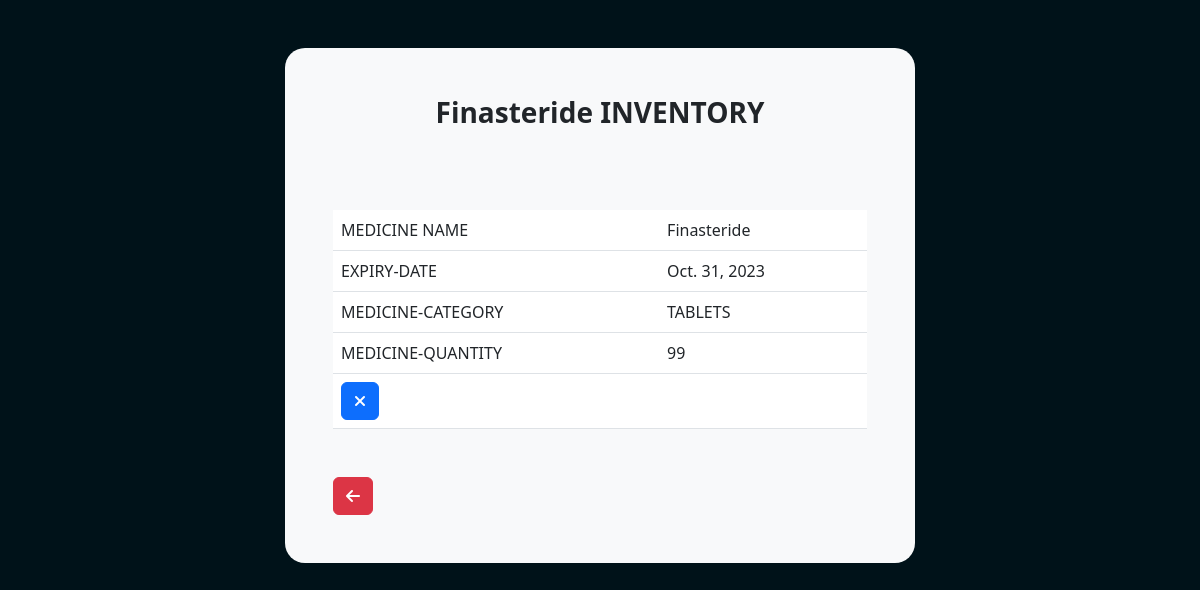
Page /recordsmall/8/ on the committed database.
### pharmacyapp/models.py (models this page shows, shortened)
class Medicine(models.Model):
    medicinename = models.CharField(max_length=100)
    expirydate = models.DateField()
    CATEGORY_CHOICES = (
        ('tablets','Tablets'),
        ('syrup','Syrup'),
    )
    category = models.CharField(choices=CATEGORY_CHOICES,max_length=100)
    quantity = models.PositiveIntegerField()

### pharmacyapp/views.py (the view)
# urls.py: path('recordsmall/<int:medicine_id>/', views.recordsmall, name='recordsmall'),
def recordsmall(request, medicine_id):
    medicine = get_object_or_404(Medicine, pk=medicine_id)
    context = {'medicine': medicine}
    return render(request, 'recordsmall.html', context=context)

### templates/recordsmall.html (shortened to what this page needs)
{% extends "base.html" %}
{% block content %}
<body id="bodyloginregister">
    <div id="dashcontainer" class="d-block container bg-light shadow-md p-5 my-5">
        <h3 class="text-center fw-bolder">{{ medicine.medicinename }} INVENTORY</h3>
        <br>
        <div id="medicinedetails" class="my-5">
            <table class="table">
                <tbody>
                    <tr>
                        <td>MEDICINE NAME</td>
                        <td>{{ medicine.medicinename }}</td>
                    </tr>
                    <tr>
                        <td>EXPIRY-DATE</td>
                        <td>{{ medicine.expirydate }}</td>
                    </tr>
                    <tr>
                        <td>MEDICINE-CATEGORY</td>
                        <td>{{ medicine.get_category_display }}</td>
                    </tr>
                    <tr>
                        <td>MEDICINE-QUANTITY</td>
                        <td>{{ medicine.quantity }}</td>
                    </tr>
                    <tr>
                        <td>
                            <form method="POST" action="{% url 'delete_medicine' medicine.id %}">
                                <button type="submit" class="btn btn-primary"><i class="fa-solid fa-xmark"></i></button>
                            </form>
                        <td></td>
                        </td>
                    </tr>
            </table>
        </div>
        <div class="d-flex">
            <button id="b4" class="btn btn-danger" data-url="{% url 'dash' %}"><i
                    class="fa-solid fa-arrow-left"></i></button>
        </div>
    </div>
</body>
{% endblock content %}

### static/styles.css (style rules this page uses)
#bodyloginregister { background-color: #001219; }
#dashcontainer { border-radius: 20px; max-width: 630px; margin: 0 auto; padding: 20px; }
html { -webkit-box-sizing: border-box; -moz-box-sizing: border-box; box-sizing: border-box; }
* { padding: 0; margin: 0; }
*, *:before, *:after { -webkit-box-sizing: inherit; -moz-box-sizing: inherit; box-sizing: inherit; }
body, h1, h2, h3, h4, h5, h6, blockquote, p, pre, dl, dd, ol, ul, figure, hr, fieldset, legend { margin: 0; padding: 0; }
table { border-collapse: collapse; border-spacing: 0; }
button { outline: none; background: none; border: none; }
body { font-family: "Poppins", "Arial", "Helvetica Neue", sans-serif; font-weight: 400; font-size: 14px; }
h1, h2, h3, h4, h5, h6 { font-weight: 400; }
h3 { font-size: 24px; }
.btn { display: inline-block; line-height: 50px; padding: 0 50px; -webkit-transition: all 0.4s ease; -o-transition: all 0.4s ease; -moz-transition: all 0.4s ease; transition: all 0.4s ease; cursor: pointer; font-size: 18px; color: #fff; font-family: "Poppins", "Arial", "Helvetica Neue", sans-serif; }

### rows in the picture
Medicine: medicinename "Finasteride", expirydate "Oct. 31, 2023", category "TABLETS", quantity "99"
